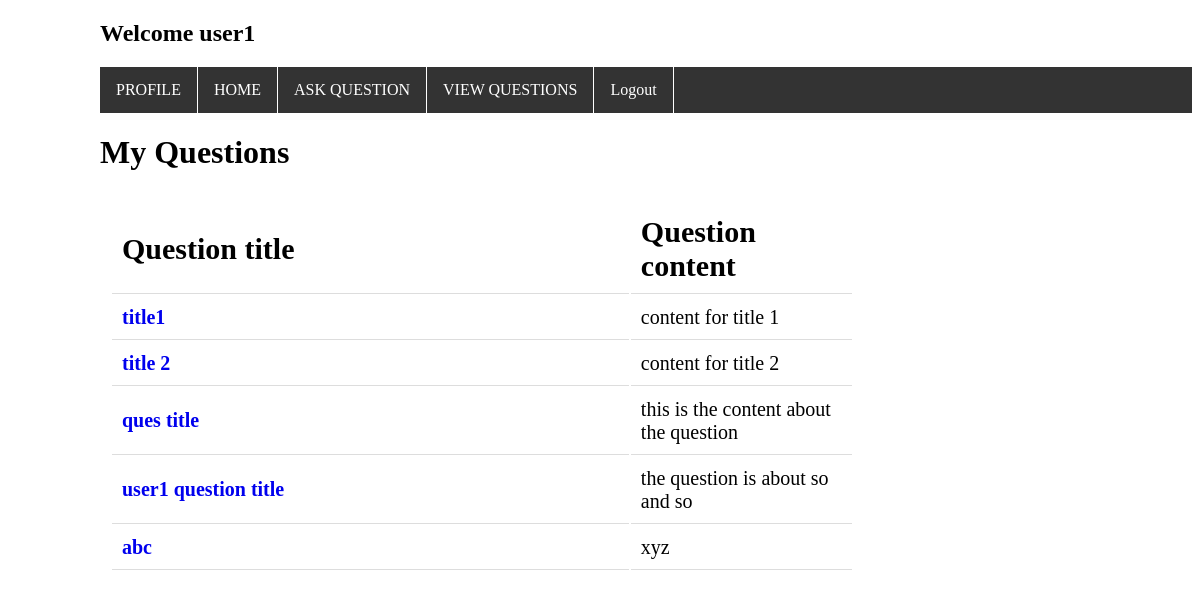
The page /home1.php (signed in) on the database its author committed.
### tables this page shows
CREATE TABLE `topics` (
  `topic_id` int(100) NOT NULL,
  `topic_title` varchar(150) NOT NULL,
  `topic_owner` varchar(150) NOT NULL
);

CREATE TABLE `posts` (
  `post_id` int(100) NOT NULL,
  `topic_id` int(100) NOT NULL,
  `post_text` varchar(150) NOT NULL,
  `post_owner` varchar(150) NOT NULL
);

### home1.php (the view, shortened to what this page needs)
<!DOCTYPE html>
<html lang="en">
    <head>
        <link rel="stylesheet" href="css/homepage.css">
    </head>
    <body>
        <?php if (isset($_SESSION['username'])): ?>
        <div class="header">
            <h2>Welcome <strong><?php echo $_SESSION['username']; ?></strong></h2>
        </div>
        <?php endif ?>
        <div class ="na">
        <ul>
        <li><a href="prof.php" >PROFILE</a></li>
        <li><a href="home1.php">HOME</a></li>
        <li><a href="ask question.html">ASK QUESTION</a></li>
        <li><a href="View All.php">VIEW QUESTIONS</a></li>
        <li><a class="logout" href="login.html?logout='1'" >Logout</a></li>
        </ul>
        </div>
    </body>
</html>
<?php
include('db.php');
$username=$_SESSION['username'];
$get_topics="SELECT `topic_id`, `topic_title` FROM `topics` WHERE `topic_owner` = '$username'";
$get_topics_res = mysqli_query($con,$get_topics);
$get_posts="SELECT `post_id`, `post_text` FROM `posts` WHERE `post_owner` = '$username'";
$get_posts_res = mysqli_query($con,$get_posts);
if(mysqli_num_rows($get_topics_res)<1){
    $display_block="<p><em>No Questions exist.</em></p>";
}
else{
    $display_block="
    <table cellpadding=3 border=1>
    <tr>
    <th>Question title</th>
    <th>Question content</th>
    </tr>";
    while($topic_info=mysqli_fetch_array($get_topics_res)  ){
        $post_info=mysqli_fetch_array($get_posts_res);
        $topic_id=$topic_info['topic_id'];
        $topic_title=stripslashes($topic_info['topic_title']);
        $post_text=stripslashes($post_info['post_text']);
        $display_block .= "
        <tr>
        <td><a href=\"showtopic.php?topic_id=$topic_id\">
        <strong>$topic_title</strong></a></td>
        <td>$post_text</td>
        </tr>";
    }
    $display_block .= "</table>";
}
?>
<html>
    <body>
        <h1>My Questions</h1>
        <div class="table">
        <?php echo $display_block;?>
        </div>
    </body>
</html>

### css/homepage.css (style rules this page uses)
.na ul { list-style-type: none; margin: 0; padding: 0; overflow: hidden; background-color: #333; }
.na li { float: left; border-right: 1px solid white; }
.na li a { display: block; color: white; text-align: center; padding: 14px 16px; text-decoration: none; }
body { margin-left: 100px; }
table, th, td { border: none; width: 70%; padding: 10px; }
th { text-align: left; font-size: 30px; border-bottom: 1px solid #ddd; }
td { font-size: 20px; border-bottom: 1px solid #ddd; }
td a { text-decoration: none; }

### rows shown on the page
topics: topic_title "title1", posts.post_text "content for title 1"
topics: topic_title "title 2", posts.post_text "content for title 2"
topics: topic_title "ques title", posts.post_text "this is the content about the question"
topics: topic_title "user1 question title", posts.post_text "the question is about so and so"
topics: topic_title "abc", posts.post_text "xyz"

### other values the page prints
$_SESSION['username'] "user1"
